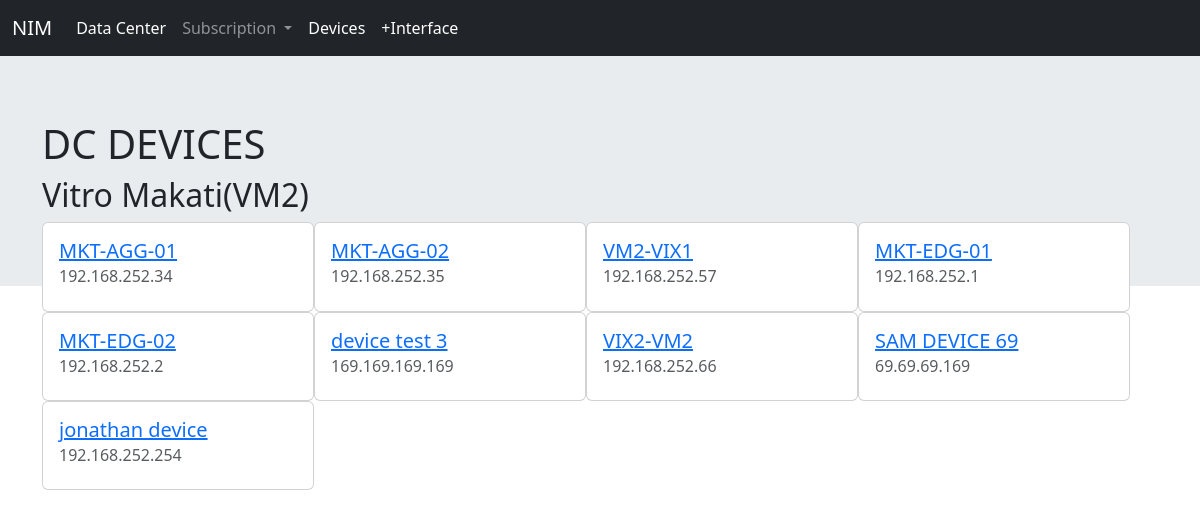
/nim_app/datacenter/2/, run on the app's committed database.
### nim_app/models.py (models this page shows, shortened)
class DataCenter(models.Model):
    name = models.CharField(max_length=256)
    location = models.CharField(max_length=256)

class Devices(models.Model):
    device_name = models.CharField(max_length=256)
    rack_location = models.CharField(max_length=256, null=True, blank=True, default='')
    oob_address = models.GenericIPAddressField(protocol='both', unpack_ipv4=False)
    datacenter = models.ForeignKey(DataCenter, related_name='dc', on_delete=models.CASCADE)

### nim_app/views.py (the view)
# urls.py: url(r'^datacenter/(?P<pk>\d+)/$',views.DCdevicesView.as_view(),name='data_center'),
class DCdevicesView(DetailView):
    context_object_name = 'dc_devices'
    model = models.DataCenter
    template_name = 'dc_device.html'

### templates/dc_device.html
<!DOCTYPE html>
<!DOCTYPE html>
{% extends "base.html" %}
{% block body_block %}
<div class="jumbotron jumbotron-fluid">
  <div class="container">
    <h1>DC DEVICES</h1>
    <h2>{{ dc_devices.name }}</h2>
<div>
    {% for d in dc_devices.dc.all %}
<div class="card" style="width: 17rem; float:left;">
    <div class="card-body">
        <h5 class="card-title"><a href="{%url 'nim_app:interface' pk=d.pk %}">{{ d.device_name }}</a></h5>
    <h6 class="card-subtitle mb-2 text-muted">{{ d.oob_address }}</h6>
     </div>
    </div>
    {% endfor %}
</div>
       </div>
</div>
{% endblock %}

### data on the page
DataCenter: name "Vitro Makati(VM2)"
Devices: device_name "MKT-AGG-01", oob_address "192.168.252.34"
Devices: device_name "MKT-AGG-02", oob_address "192.168.252.35"
Devices: device_name "VM2-VIX1", oob_address "192.168.252.57"
Devices: device_name "MKT-EDG-01", oob_address "192.168.252.1"
Devices: device_name "MKT-EDG-02", oob_address "192.168.252.2"
Devices: device_name "device test 3", oob_address "169.169.169.169"
Devices: device_name "VIX2-VM2", oob_address "192.168.252.66"
Devices: device_name "SAM DEVICE 69", oob_address "69.69.69.169"
Devices: device_name "jonathan device", oob_address "192.168.252.254"
